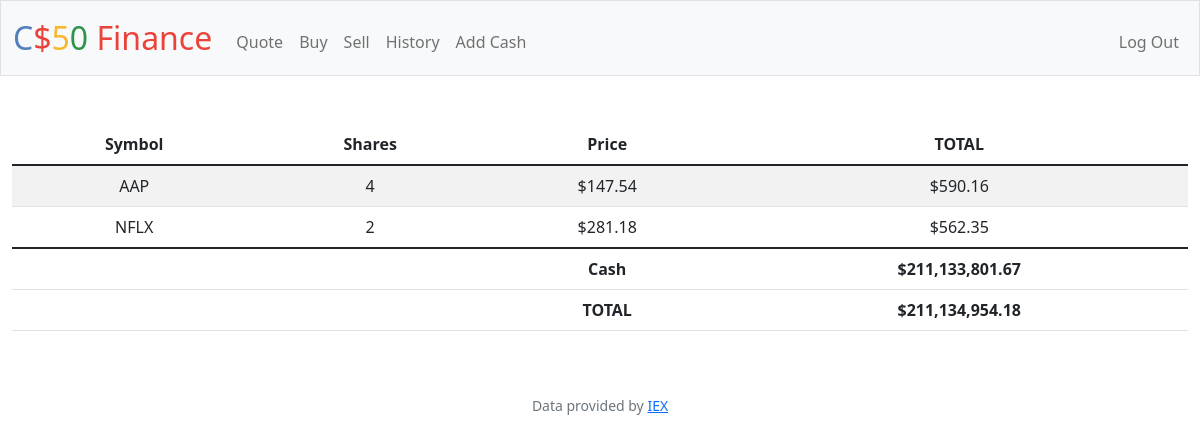
The page / (signed in) on the database its author committed.
### tables this page shows
CREATE TABLE transactions (
    id INTEGER PRIMARY KEY AUTOINCREMENT,
    user_id INTEGER NOT NULL ,
    name TEXT NOT NULL,
    shares INTEGER NOT NULL,
    price NUMERIC NOT NULL,
    type TEXT NOT NULL,
    symbol TEXT NOT NULL,
    time TIMESTAMP DEFAULT CURRENT_TIMESTAMP,
    FOREIGN KEY(user_id) REFERENCES users(id)
    );

CREATE TABLE users (id INTEGER PRIMARY KEY AUTOINCREMENT NOT NULL, username TEXT NOT NULL, hash TEXT NOT NULL, cash NUMERIC NOT NULL DEFAULT 10000.00);

### app.py (the view)
@app.route("/")
@login_required
def index():
    user_id = session["user_id"]
    database = db.execute(
        "SELECT symbol, name, price, SUM(shares) AS total_S FROM transactions WHERE user_id = ? GROUP BY symbol", user_id)
    cash_db = db.execute("SELECT cash FROM users WHERE id = ?", user_id)
    cash = cash_db[0]["cash"]
    total = cash
    for transaction in database:
        total += transaction["price"]*transaction["total_S"]
    return render_template("index.html", database=database, cash=cash, usd=usd, total=total)

### app.py (called while the page is built)
@app.after_request
def after_request(response):
    response.headers["Cache-Control"] = "no-cache, no-store, must-revalidate"
    response.headers["Expires"] = 0
    response.headers["Pragma"] = "no-cache"
    return response

### helpers.py (called while the page is built)
def login_required(f):
    @wraps(f)
    def decorated_function(*args, **kwargs):
        if session.get("user_id") is None:
            return redirect("/login")
        return f(*args, **kwargs)
    return decorated_function

def usd(value):
    return f"${value:,.2f}"

### templates/index.html (shortened to what this page needs)
{% extends "layout.html" %}
{% block main %}
<table class="table table-striped">
    <thead>
      <tr>
        <th scope="col">Symbol</th>
        <th scope="col">Shares</th>
        <th scope="col">Price</th>
        <th scope="col">TOTAL</th>
      </tr>
    </thead>
    <tbody>
        {% for row in database %}
            <tr>
                <td>{{row["symbol"]}}</td>
                <td>{{row["total_S"]}}</td>
                <td>{{usd(row["price"])}}</td>
                <td>{{ usd(row["total_S"] * row["price"]) }}</td>
           </tr>
            {%endfor%}
    </tbody>
    <tfoot>
      <tr>
        <td></td>
        <td></td>
        <th scope="1">Cash </th>
        <th scope="1">{{usd(cash)}}</th>
      </tr>
      <tr>
        <td></td>
        <td></td>
        <th scope="1">TOTAL </th>
        <th scope="1">{{usd(total)}}</th>
      </tr>
    </tfoot>
  </table>
{% endblock %}

### rows shown on the page
transactions: symbol "NFLX", total_S "2", price "$281.18", total_S "$562.35"
users: cash "$211,133,801.67"

### other values the page prints
{{ row["symbol"] }} "AAP"
{{ row["total_S"] }} "4"
{{ usd(row["price"]) }} "$147.54"
{{ usd(row["total_S"] * row["price"]) }} "$590.16"
{{ usd(total) }} "$211,134,954.18"
